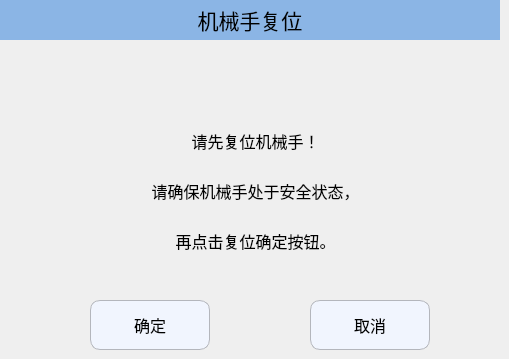
   <widget class="QWidget" name="page_2">
    <widget class="QLabel" name="label_14">
     <property name="geometry">
      <rect>
       <x>230</x>
       <y>60</y>
       <width>40</width>
       <height>40</height>
      </rect>
     </property>
     <property name="minimumSize">
      <size>
       <width>40</width>
       <height>40</height>
      </size>
     </property>
     <property name="maximumSize">
      <size>
       <width>40</width>
       <height>40</height>
      </size>
     </property>
     <property name="text">
      <string/>
     </property>
     <property name="pixmap">
      <pixmap resource="../resource.qrc">:/RunPage/runpage_images/alarm.png</pixmap>
     </property>
    </widget>
    <widget class="QLabel" name="label_15">
     <property name="geometry">
      <rect>
       <x>100</x>
       <y>120</y>
       <width>311</width>
       <height>41</height>
      </rect>
     </property>
     <property name="font">
      <font>
       <pointsize>12</pointsize>
      </font>
     </property>
     <property name="text">
      <string>请先复位机械手！</string>
     </property>
     <property name="alignment">
      <set>Qt::AlignCenter</set>
     </property>
    </widget>
    <widget class="QLabel" name="label_16">
     <property name="geometry">
      <rect>
       <x>0</x>
       <y>0</y>
       <width>500</width>
       <height>40</height>
      </rect>
     </property>
     <property name="minimumSize">
      <size>
       <width>500</width>
       <height>40</height>
      </size>
     </property>
     <property name="maximumSize">
      <size>
       <width>500</width>
       <height>30</height>
      </size>
     </property>
     <property name="font">
      <font>
       <pointsize>16</pointsize>
      </font>
     </property>
     <property name="styleSheet">
      <string notr="true">QLabel{background-color:#8BB5E5;}</string>
     </property>
     <property name="text">
      <string>机械手复位</string>
     </property>
     <property name="alignment">
      <set>Qt::AlignCenter</set>
     </property>
    </widget>
    <widget class="QLabel" name="label_17">
     <property name="geometry">
      <rect>
       <x>100</x>
       <y>170</y>
       <width>311</width>
       <height>41</height>
      </rect>
     </property>
     <property name="font">
      <font>
       <pointsize>12</pointsize>
      </font>
     </property>
     <property name="text">
      <string>请确保机械手处于安全状态，</string>
     </property>
     <property name="alignment">
      <set>Qt::AlignCenter</set>
     </property>
    </widget>
    <widget class="QPushButton" name="Btn_JXSRstCancel">
     <property name="geometry">
      <rect>
       <x>310</x>
       <y>300</y>
       <width>120</width>
       <height>50</height>
      </rect>
     </property>
     <property name="minimumSize">
      <size>
       <width>120</width>
       <height>50</height>
      </size>
     </property>
     <property name="maximumSize">
      <size>
       <width>120</width>
       <height>50</height>
      </size>
     </property>
     <property name="font">
      <font>
       <pointsize>12</pointsize>
      </font>
     </property>
     <property name="styleSheet">
      <string notr="true">QPushButton
{
    background-color:#F1F5FE;
    border-style:solid; /*边框风格*/
    border-width:1px;/*边框宽度*/
    border-color:#B4B6BC; /*边框颜色*/
    border-radius:10px; /*边框倒角*/
}
QPushButton:pressed
{
    border-style:outset; /*边框风格*/
    background-color:qlineargradient(x1: 0, y1: 0, x2: 0, y2: 1, stop:0 #00befa, stop: 1 #0160ea);/*背景色*/
    border-width:1px;/*边框宽度*/
    border-color:#0055ff; /*边框颜色*/
    border-radius:10px; /*边框倒角*/
}</string>
     </property>
     <property name="text">
      <string>取消</string>
     </property>
     <property name="icon">
      <iconset resource="../resource.qrc">
       <normaloff>:/ManualPage/manualpage_images/cancel.png</normaloff>:/ManualPage/manualpage_images/cancel.png</iconset>
     </property>
     <property name="iconSize">
      <size>
       <width>30</width>
       <height>30</height>
      </size>
     </property>
    </widget>
    <widget class="QLabel" name="label_18">
     <property name="geometry">
      <rect>
       <x>100</x>
       <y>220</y>
       <width>311</width>
       <height>41</height>
      </rect>
     </property>
     <property name="font">
      <font>
       <pointsize>12</pointsize>
      </font>
     </property>
     <property name="text">
      <string>再点击复位确定按钮。</string>
     </property>
     <property name="alignment">
      <set>Qt::AlignCenter</set>
     </property>
    </widget>
    <widget class="QPushButton" name="Btn_JXSRstOK">
     <property name="geometry">
      <rect>
       <x>90</x>
       <y>300</y>
       <width>120</width>
       <height>50</height>
      </rect>
     </property>
     <property name="minimumSize">
      <size>
       <width>120</width>
       <height>50</height>
      </size>
     </property>
     <property name="maximumSize">
      <size>
       <width>120</width>
       <height>50</height>
      </size>
     </property>
     <property name="font">
      <font>
       <pointsize>12</pointsize>
      </font>
     </property>
     <property name="styleSheet">
      <string notr="true">QPushButton
{
    background-color:#F1F5FE;
    border-style:solid; /*边框风格*/
    border-width:1px;/*边框宽度*/
    border-color:#B4B6BC; /*边框颜色*/
    border-radius:10px; /*边框倒角*/
}
QPushButton:pressed
{
    border-style:outset; /*边框风格*/
    background-color:qlineargradient(x1: 0, y1: 0, x2: 0, y2: 1, stop:0 #00befa, stop: 1 #0160ea);/*背景色*/
    border-width:1px;/*边框宽度*/
    border-color:#0055ff; /*边框颜色*/
    border-radius:10px; /*边框倒角*/
}</string>
     </property>
     <property name="text">
      <string>确定</string>
     </property>
     <property name="icon">
      <iconset resource="../resource.qrc">
       <normaloff>:/ManualPage/manualpage_images/ok.png</normaloff>:/ManualPage/manualpage_images/ok.png</iconset>
     </property>
     <property name="iconSize">
      <size>
       <width>40</width>
       <height>40</height>
      </size>
     </property>
    </widget>
   </widget>
